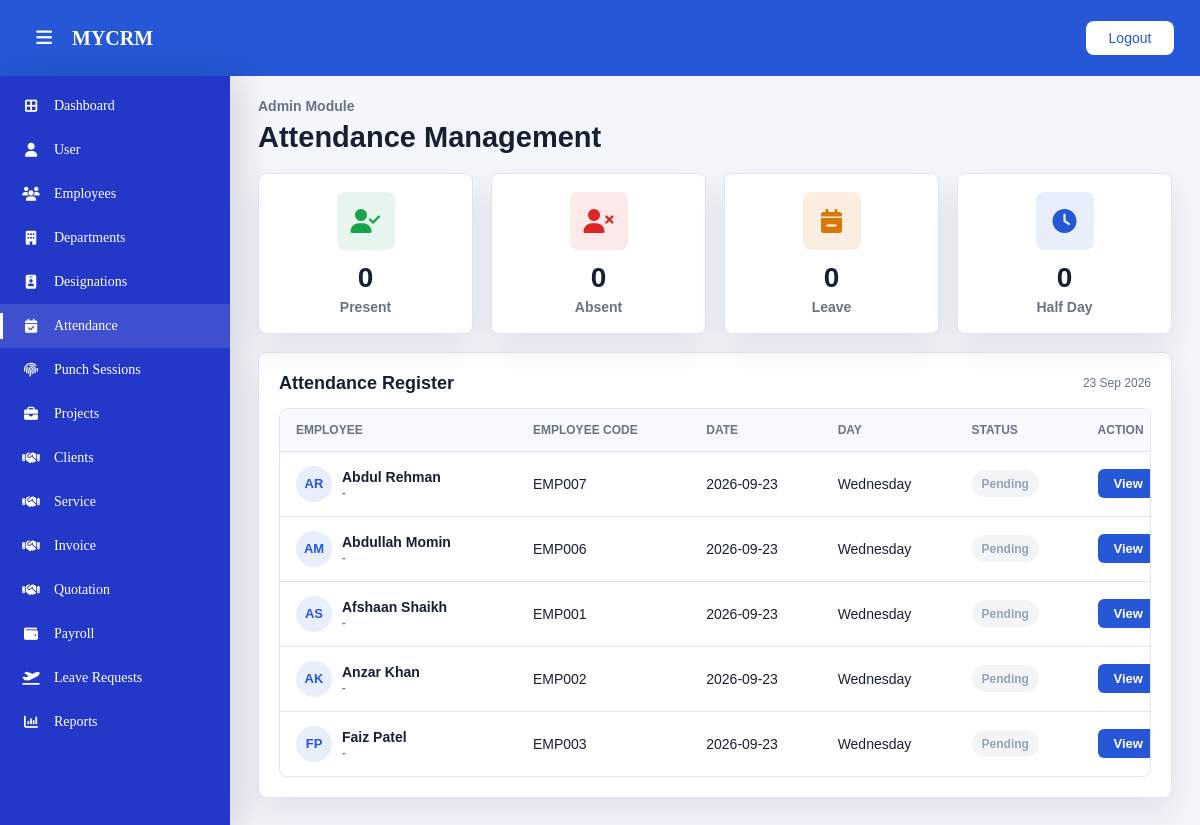
/dashboard/admin/attendance/ (signed in), run on the app's committed database.
### employees/models.py (models this page shows, shortened)
class Employee(models.Model):
    EMPLOYMENT_STATUS = [
        ("ACTIVE",   "Active"),
        ("INACTIVE", "Inactive"),
        ("RESIGNED", "Resigned"),
    ]
    user = models.OneToOneField(
        User,
        on_delete=models.CASCADE,
        related_name="employee_profile"
    )
    first_name        = models.CharField(max_length=100)
    last_name         = models.CharField(max_length=100)
    phone             = models.CharField(max_length=15, unique=True)
    profile_image     = models.ImageField(upload_to="profiles/", null=True, blank=True)
    address           = models.TextField(blank=True)
    date_of_birth     = models.DateField(null=True, blank=True)
    emergency_contact = models.CharField(max_length=15, blank=True)
    bio = models.TextField(blank=True, null=True)
    skills = models.JSONField(default=list, blank=True)
    employee_code     = models.CharField(max_length=20, unique=True, blank=True)
    employment_status = models.CharField(max_length=20, choices=EMPLOYMENT_STATUS, default="ACTIVE")
    department        = models.ForeignKey(
        Department,
        on_delete=models.SET_NULL,
        null=True, blank=True,
        related_name="employees"
    )
    designation       = models.ForeignKey(
        Designation,
        on_delete=models.SET_NULL,
        null=True, blank=True,
        related_name="employees"
    )
    joining_date      = models.DateField()
    bank_account = models.CharField(max_length=50, blank=True)
    bank_name     = models.CharField(max_length=100, blank=True)
    salary            = models.DecimalField(max_digits=10, decimal_places=2)
    created_at        = models.DateTimeField(auto_now_add=True)
    updated_at        = models.DateTimeField(auto_now=True)
    @property
    def full_name(self):
        return f"{self.first_name} {self.last_name}"

### dashboard/views.py (the view)
# urls.py: path("admin/attendance/", attendance_list, name="attendance_list"),
@login_required
@user_passes_test(is_admin)
def attendance_list(request):
    now = timezone.localtime()
    today = timezone.localdate()
    today_str = today.strftime("%Y-%m-%d")
    day_name = today.strftime("%A")
    if now.hour >= 18:
        mark_absent_employees(target_date=today)
    employees = Employee.objects.filter(
        employment_status="ACTIVE"
    ).select_related('department', 'designation', 'user').order_by('first_name', 'last_name')
    today_attendance = Attendance.objects.filter(date=today).select_related('employee', 'leave_request')
    today_leaves = Leave.objects.filter(
        start_date__lte=today,
        end_date__gte=today,
        status='approved'
    ).select_related('employee', 'employee__department', 'employee__designation')
    attendance_map = {}
    for att in today_attendance:
        attendance_map[att.employee_id] = att
    leave_map = {}
    for leave in today_leaves:
        leave_map[leave.employee_id] = leave
    today_punch_sessions = PunchSession.objects.filter(date=today).select_related('employee')
    punch_map = {}
    for ps in today_punch_sessions:
        if ps.employee_id not in punch_map:
            punch_map[ps.employee_id] = ps
    attendance_rows = []
    summary_counts = {
        'present': 0,
        'absent': 0,
        'leave': 0,
        'half_day': 0,
    }
    for emp in employees:
        joining_date = emp.joining_date
        not_yet_joined = today < joining_date
        working_hours = 0
        status = None
        if not_yet_joined:
            status = 'not_joined'
            working_hours = 0
        else:
            if emp.id in leave_map:
                status = 'leave'
                working_hours = 0
            elif emp.id in attendance_map:
                att = attendance_map[emp.id]
                status = att.status
                working_hours = float(att.working_hours)
            elif emp.id in punch_map:
                ps = punch_map[emp.id]
                status = 'present'  # Punch in kiya hai toh PRESENT dikhao!
                working_hours = float(getattr(ps, 'total_hours', 0) or 0)
            else:
                if is_weekly_off(today):
                    status = 'weekly_off'
                else:
                    if now.hour < 18:
                        status = 'pending'
                    else:
                        status = 'absent'
                    working_hours = 0
            if status in summary_counts:
                summary_counts[status] += 1
        attendance_rows.append({
            'employee': emp,
            'date': today_str,
            'day': day_name,
            'status': status,
            'working_hours': working_hours,
            'not_yet_joined': not_yet_joined,
        })
    context = {
        'attendance_rows': attendance_rows,
        'summary_counts': summary_counts,
        'today_date': today,
        'today_display': today.strftime("%d %b %Y"),  # e.g., "24 Jun 2026"
    }
    return render(request, "admin/aattendance.html", context)

### accounts/utils.py (called while the page is built)
def is_mobile_device(request):
    user_agent = request.META.get('HTTP_USER_AGENT', '').lower()
    mobile_keywords = [
        'android', 'iphone', 'ipad', 'ipod', 'blackberry',
        'windows phone', 'opera mini', 'mobile', 'webos',
        'iemobile', 'silk'
    ]
    for keyword in mobile_keywords:
        if keyword in user_agent:
            return True
    return False

### dashboard/views.py (called while the page is built)
def is_admin(user):
    return user.is_staff or user.is_superuser

def is_weekly_off(date_obj):
    return date_obj.weekday() in [5, 6]  # Saturday=5, Sunday=6

### dashboard/templates/admin/aattendance.html (shortened to what this page needs)
{% extends "dashboard/admin_base.html" %}
{% load static %}
{% block extra_css %}
<link rel="stylesheet" href="{% static 'css/admin/aattendance.css' %}">
{% endblock %}
{% block content %}
<section class="mycrm-content">
    <div class="mycrm-page-heading">
        <div>
            <p class="mycrm-eyebrow">Admin Module</p>
            <h1>Attendance Management</h1>
        </div>
    </div>
    <div class="mycrm-grid mycrm-project-card-grid">
        <div class="mycrm-stat-card">
            <div class="mycrm-stat-card-icon mycrm-stat-success">
                <i class="fa-solid fa-user-check"></i>
            </div>
            <div class="mycrm-stat-card-value" id="stat-present">{{ summary_counts.present }}</div>
            <div class="mycrm-stat-card-title">Present</div>
        </div>
        <div class="mycrm-stat-card">
            <div class="mycrm-stat-card-icon mycrm-stat-danger">
                <i class="fa-solid fa-user-xmark"></i>
            </div>
            <div class="mycrm-stat-card-value" id="stat-absent">{{ summary_counts.absent }}</div>
            <div class="mycrm-stat-card-title">Absent</div>
        </div>
        <div class="mycrm-stat-card">
            <div class="mycrm-stat-card-icon mycrm-stat-warning">
                <i class="fa-solid fa-calendar-minus"></i>
            </div>
            <div class="mycrm-stat-card-value" id="stat-leave">{{ summary_counts.leave }}</div>
            <div class="mycrm-stat-card-title">Leave</div>
        </div>
        <div class="mycrm-stat-card">
            <div class="mycrm-stat-card-icon mycrm-stat-primary">
                <i class="fas fa-clock"></i>
            </div>
            <div class="mycrm-stat-card-value" id="stat-half">{{ summary_counts.half_day }}</div>
            <div class="mycrm-stat-card-title">Half Day</div>
        </div>
    </div>
    <div class="mycrm-section-gap">
        <div class="mycrm-card">
            <div class="mycrm-card-header">
                <h2>Attendance Register</h2>
                <span id="register-date-label">{{ today_display }}</span>
            </div>
            <div class="mycrm-table-wrap">
                <table class="mycrm-table">
                    <thead>
                        <tr>
                            <th>Employee</th>
                            <th>Employee Code</th>
                            <th>Date</th>
                            <th>Day</th>
                            <th>Status</th>
                            <th>Action</th>
                        </tr>
                    </thead>
                    <tbody id="attendance-tbody">
                        {% for row in attendance_rows %}
                        <tr>
                            <td>
                                <div class="mycrm-person-cell">
                                    <div class="mycrm-avatar">{{ row.employee.first_name|first }}{{ row.employee.last_name|first }}</div>
                                    <div>
                                        <strong>{{ row.employee.full_name }}</strong>
                                        <span class="mycrm-person-sub">{{ row.employee.designation.name|default:"-" }}</span>
                                    </div>
                                </div>
                            </td>
                            <td>{{ row.employee.employee_code }}</td>
                            <td>{{ row.date }}</td>
                            <td>{{ row.day }}</td>
                            <td>
                                {% if row.not_yet_joined %}
                                    <span class="mycrm-badge mycrm-badge-soft">Not Joined</span>
                                {% elif row.status == 'present' %}
                                    <span class="mycrm-badge mycrm-badge-success">Present</span>
                                {% elif row.status == 'absent' %}
                                    <span class="mycrm-badge mycrm-badge-danger">Absent</span>
                                {% elif row.status == 'half_day' %}
                                        <span class="mycrm-badge mycrm-badge-info">Half Day</span>
                                {% elif row.status == 'leave' %}
                                    <span class="mycrm-badge mycrm-badge-warning">Leave</span>
                                {% elif row.status == 'weekly_off' %}
                                    <span class="mycrm-badge mycrm-badge-soft">Weekly Off</span>
                                {% elif row.status == 'holiday' %}
                                    <span class="mycrm-badge mycrm-badge-neutral">Holiday</span>
                                {% else %}
                                    <span class="mycrm-badge mycrm-badge-soft">{{ row.status|title }}</span>
                                {% endif %}
                            </td>
                            <td>
                                <button class="mycrm-view-btn" data-emp-id="{{ row.employee.id }}" data-emp-name="{{ row.employee.full_name }}">View</button>
                            </td>
                        </tr>
                        {% empty %}
                        <tr>
                            <td colspan="7" style="text-align:center;color:var(--mycrm-muted);padding:28px">
                                No attendance records found.
                            </td>
                        </tr>
                        {% endfor %}
                    </tbody>
                </table>
            </div>
        </div>
    </div>
</section>
{% endblock %}

### static/css/admin/layout.css (style rules this page uses)
.mycrm-admin .mycrm-content { padding: calc(var(--mycrm-topbar-height) + 22px) 28px 36px; }

### static/css/admin/aattendance.css (style rules this page uses)
.mycrm-admin .mycrm-content { padding: calc(var(--mycrm-topbar-height) + 22px) 28px 36px; }
.mycrm-admin .mycrm-page-heading { display: flex; align-items: flex-end; justify-content: space-between; gap: 18px; margin-bottom: 18px; }
.mycrm-admin .mycrm-eyebrow { margin: 0 0 6px; color: var(--mycrm-muted); font-weight: 600; }
.mycrm-admin .mycrm-page-heading h1 { margin: 0; font-size: 29px; line-height: 1.2; }
.mycrm-admin .mycrm-grid { display: grid; gap: 18px; }
.mycrm-admin .mycrm-project-card-grid { grid-template-columns: repeat(4, minmax(150px, 1fr)); }
.mycrm-admin .mycrm-section-gap { margin-top: 18px; }
.mycrm-admin .mycrm-stat-card { border: 1px solid var(--mycrm-line); border-radius: var(--mycrm-radius); background: var(--mycrm-card); box-shadow: var(--mycrm-shadow); min-height: 150px; display: flex; flex-direction: column; align-items: center; justify-content: center; padding: 18px; text-align: center; }
.mycrm-admin .mycrm-stat-card-icon { width: 58px; height: 58px; display: grid; place-items: center; border-radius: var(--mycrm-radius); font-size: 24px; }
.mycrm-admin .mycrm-stat-success { color: var(--mycrm-success); background: rgba(22, 163, 74, 0.1); }
.mycrm-admin .mycrm-stat-warning { color: var(--mycrm-warning); background: rgba(217, 119, 6, 0.12); }
.mycrm-admin .mycrm-stat-danger { color: var(--mycrm-danger); background: rgba(220, 38, 38, 0.1); }
.mycrm-admin .mycrm-stat-primary { color: var(--mycrm-primary); background: rgba(37, 87, 214, 0.1); }
.mycrm-admin .mycrm-stat-card-value { margin-top: 12px; font-size: 28px; font-weight: 800; }
.mycrm-admin .mycrm-stat-card-title { margin-top: 5px; color: var(--mycrm-muted); font-weight: 600; }
.mycrm-admin .mycrm-card { border: 1px solid var(--mycrm-line); border-radius: var(--mycrm-radius); background: var(--mycrm-card); box-shadow: var(--mycrm-shadow); padding: 20px; }
.mycrm-admin .mycrm-card-header { display: flex; align-items: center; justify-content: space-between; gap: 12px; margin-bottom: 14px; }
.mycrm-admin .mycrm-card-header h2 { margin: 0; font-size: 18px; }
.mycrm-admin .mycrm-card-header span { color: var(--mycrm-muted); font-size: 12px; }
.mycrm-admin .mycrm-table-wrap { width: 100%; overflow-x: auto; border: 1px solid var(--mycrm-line); border-radius: var(--mycrm-radius); }
.mycrm-admin .mycrm-table { width: 100%; min-width: 920px; border-collapse: collapse; }
.mycrm-admin .mycrm-table th, .mycrm-admin .mycrm-table td { padding: 14px 16px; border-bottom: 1px solid var(--mycrm-line); text-align: left; white-space: nowrap; }
.mycrm-admin .mycrm-table th { background: #f7f9fc; color: var(--mycrm-muted); font-size: 12px; font-weight: 800; text-transform: uppercase; }
.mycrm-admin .mycrm-table tr:last-child td { border-bottom: 0; }
.mycrm-admin .mycrm-person-cell { display: flex; align-items: center; gap: 10px; }
.mycrm-admin .mycrm-avatar { width: 36px; height: 36px; display: grid; place-items: center; border-radius: 50%; background: rgba(37, 87, 214, 0.1); color: var(--mycrm-primary); font-weight: 800; font-size: 13px; flex-shrink: 0; }
.mycrm-admin .mycrm-person-sub { display: block; color: var(--mycrm-muted); font-size: 11px; font-weight: 600; margin-top: 1px; }
.mycrm-admin .mycrm-badge { display: inline-flex; align-items: center; min-height: 27px; border-radius: 999px; padding: 0 10px; font-size: 12px; font-weight: 700; text-transform: capitalize; }
.mycrm-admin .mycrm-badge-soft { background: rgba(100, 116, 139, 0.08); color: #94a3b8; }
.mycrm-admin .mycrm-view-btn { padding: 7px 16px; background: var(--mycrm-primary); color: #fff; border: none; border-radius: 6px; cursor: pointer; font: inherit; font-size: 13px; font-weight: 600; transition: background 0.15s; }

### data on the page
Employee: employee.first_name|first "A", employee.last_name|first "R", employee.full_name "Abdul Rehman", employee.designation.name "-", employee.employee_code "EMP007", date "2026-09-23", day "Wednesday", status "Pending"
Employee: employee.first_name|first "A", employee.last_name|first "M", employee.full_name "Abdullah Momin", employee.designation.name "-", employee.employee_code "EMP006", date "2026-09-23", day "Wednesday", status "Pending"
Employee: employee.first_name|first "A", employee.last_name|first "S", employee.full_name "Afshaan Shaikh", employee.designation.name "-", employee.employee_code "EMP001", date "2026-09-23", day "Wednesday", status "Pending"
Employee: employee.first_name|first "A", employee.last_name|first "K", employee.full_name "Anzar Khan", employee.designation.name "-", employee.employee_code "EMP002", date "2026-09-23", day "Wednesday", status "Pending"
Employee: employee.first_name|first "F", employee.last_name|first "P", employee.full_name "Faiz Patel", employee.designation.name "-", employee.employee_code "EMP003", date "2026-09-23", day "Wednesday", status "Pending"

### other printed values
{{ summary_counts.present }} "0"
{{ summary_counts.absent }} "0"
{{ summary_counts.leave }} "0"
{{ summary_counts.half_day }} "0"
{{ today_display }} "23 Sep 2026"
